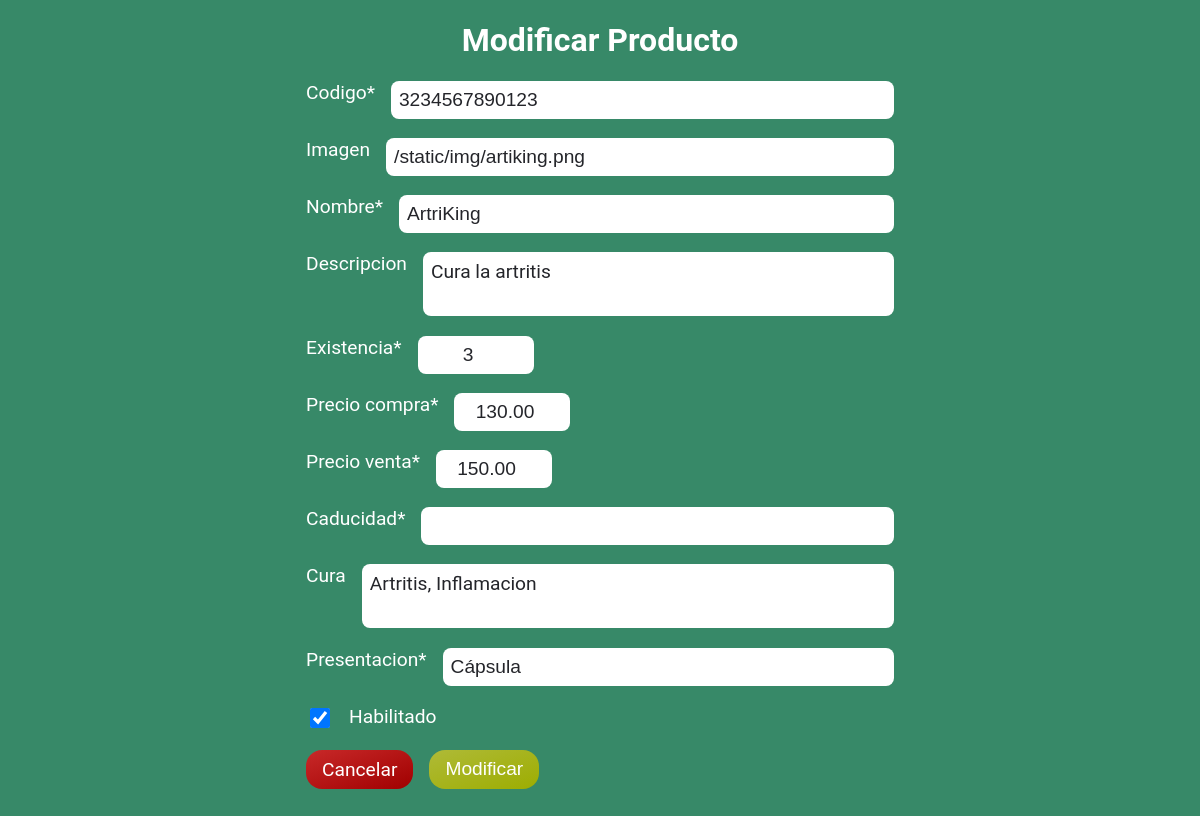
/productos-edit/3234567890123/, run on an earlier commit of the app's database.
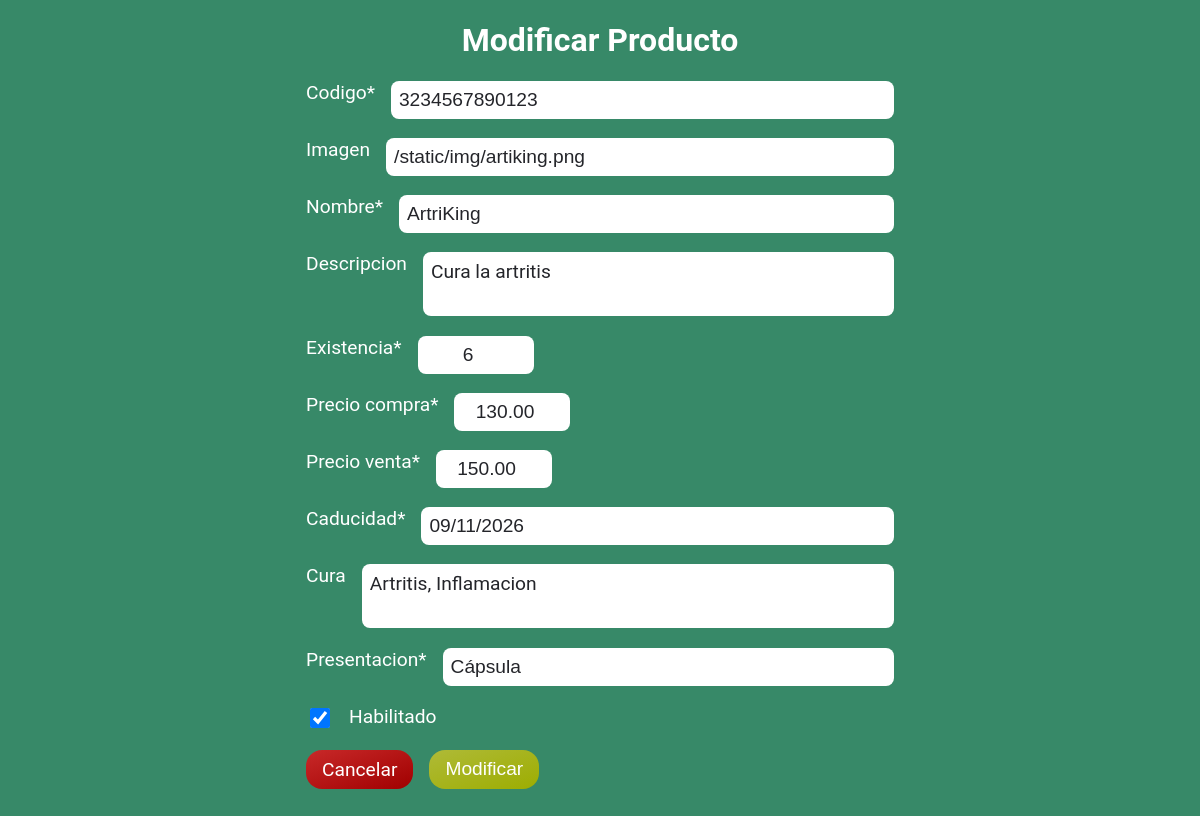
And on a later commit of the database.
### empleados/models.py (models this page shows, shortened)
class Producto(models.Model):
    codigo = models.CharField(max_length=30, unique=True, blank=False, null=False)
    imagen = models.CharField(max_length=255, blank=True, null=True)
    nombre = models.CharField(max_length=40, unique=True, blank=False, null=False)
    descripcion = models.TextField(max_length=150, blank=True, null=True)
    existencia = models.IntegerField(default=0, blank=False, null=False)
    precio_compra = models.DecimalField(max_digits=5, decimal_places=2, blank=False, null=False)
    precio_venta = models.DecimalField(max_digits=5, decimal_places=2, blank=False, null=False)
    caducidad = models.DateField(blank=False, null=False)
    cura = models.TextField(max_length=100, blank=True, null=True)
    presentacion = models.CharField(max_length=20, blank=False, null=False)
    habilitado = models.BooleanField(default=True)

### empleados/views.py (the view, shortened to what this page needs)
# urls.py: path('productos-edit/<codigo>/', views.edit_producto, name='productos_edit'),
def edit_producto(request, codigo):
    producto = get_object_or_404(Producto, codigo=codigo)
    data = {
        'form': ProductoForm(instance=producto)
    }
    return render(request, 'empleados/productos/productos_edit.html', data)

### empleados/forms.py
class ProductoForm(forms.ModelForm):
    class Meta:
        model = Producto
        fields = '__all__'

### empleados/templates/empleados/productos/productos_edit.html (shortened to what this page needs)
{% extends 'base/base_agregar.html' %}
{% load crispy_forms_tags %}
{% block content %}
    <h1>
        Modificar Producto
    </h1>
    <section class="contenedor-form">
        <form method="post">
            {{ form | crispy }}
            <div>
                <a id="btn-cancelar" href="{% url 'productos_list' %}" class="btn-cancelar">Cancelar</a>
                <button id="btn-aceptar" type="submit" class="btn-aceptar">Modificar</button>
            </div>
        </form>
    </section>
{% endblock %}

What changed in the data, as far as the page shows it:
changed Producto "/static/img/artiking.png": existencia "3" → "6"; caducidad (not shown) → "09/11/2026"
